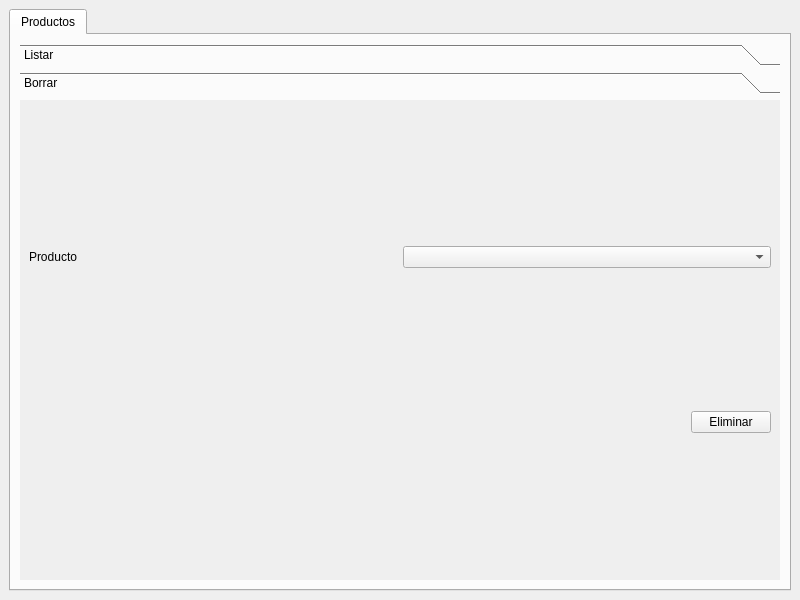
<?xml version="1.0" encoding="UTF-8"?>
<ui version="4.0">
 <class>MainWindow</class>
 <widget class="QMainWindow" name="MainWindow">
  <property name="geometry">
   <rect>
    <x>0</x>
    <y>0</y>
    <width>800</width>
    <height>600</height>
   </rect>
  </property>
  <property name="windowTitle">
   <string>Bodega</string>
  </property>
  <property name="windowIcon">
   <iconset>
    <normaloff>images/pill.png</normaloff>images/pill.png</iconset>
  </property>
  <widget class="QWidget" name="centralwidget">
   <layout class="QVBoxLayout" name="verticalLayout">
    <item>
     <widget class="QTabWidget" name="tabWidget">
      <property name="currentIndex">
       <number>0</number>
      </property>
      <widget class="QWidget" name="tab">
       <attribute name="title">
        <string>Productos</string>
       </attribute>
       <layout class="QVBoxLayout" name="verticalLayout_2">
        <item>
         <widget class="QToolBox" name="toolBox">
          <property name="currentIndex">
           <number>1</number>
          </property>
          <widget class="QWidget" name="page_4">
           <property name="geometry">
            <rect>
             <x>0</x>
             <y>0</y>
             <width>760</width>
             <height>469</height>
            </rect>
           </property>
           <attribute name="label">
            <string>Listar</string>
           </attribute>
           <layout class="QVBoxLayout" name="verticalLayout_6">
            <item>
             <widget class="QLabel" name="label_4">
              <property name="text">
               <string>Productos en bodega</string>
              </property>
             </widget>
            </item>
            <item>
             <widget class="QTableWidget" name="probodega_tb"/>
            </item>
           </layout>
          </widget>
          <widget class="QWidget" name="page_5">
           <property name="geometry">
            <rect>
             <x>0</x>
             <y>0</y>
             <width>760</width>
             <height>469</height>
            </rect>
           </property>
           <attribute name="label">
            <string>Borrar</string>
           </attribute>
           <layout class="QVBoxLayout" name="verticalLayout_7">
            <item>
             <layout class="QHBoxLayout" name="horizontalLayout_6">
              <item>
               <widget class="QLabel" name="label_5">
                <property name="text">
                 <string>Producto</string>
                </property>
               </widget>
              </item>
              <item>
               <widget class="QComboBox" name="borrar_cb"/>
              </item>
             </layout>
            </item>
            <item>
             <layout class="QHBoxLayout" name="horizontalLayout_7">
              <item>
               <spacer name="horizontalSpacer">
                <property name="orientation">
                 <enum>Qt::Horizontal</enum>
                </property>
                <property name="sizeHint" stdset="0">
                 <size>
                  <width>40</width>
                  <height>20</height>
                 </size>
                </property>
               </spacer>
              </item>
              <item>
               <widget class="QPushButton" name="eliminar_bt_2">
                <property name="text">
                 <string>Eliminar</string>
                </property>
               </widget>
              </item>
             </layout>
            </item>
           </layout>
          </widget>
         </widget>
        </item>
       </layout>
      </widget>
     </widget>
    </item>
   </layout>
  </widget>
 </widget>
 <resources/>
 <connections/>
</ui>
